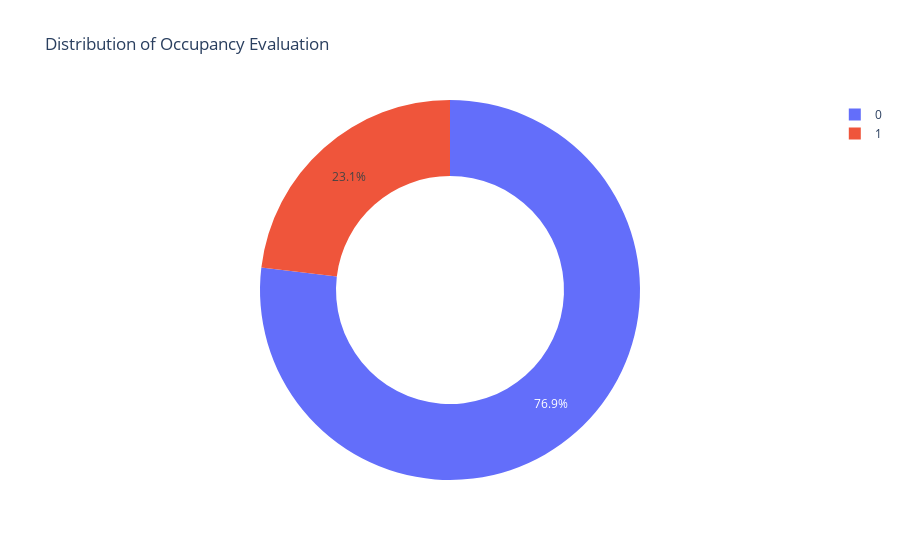

The cell this chart's notebook holds for it:
### Code cell
fig = {
  "data": [
    {
      "values": [15810,4750],
      "labels": [
        "0",
        "1",
      ],
      "domain": {"column": 0},
      "name": "Occupancy Evaluation",
      "hoverinfo":"label+percent+name",
      "hole": .6,
      "type": "pie"
    }],
  "layout": {
        "title":"Distribution of Occupancy Evaluation",
        "grid": {"rows": 1, "columns": 1},
        "annotations": [
            {
                "font": {
                    "size": 36
                },
                "showarrow": False,
                "text": "",
                "x": 0.5,
                "y": 0.5
            }
        ]
    }
}
py.iplot(fig, filename='cars_donut')

### Figure 1 — Plotly figure (JSON) as saved in the notebook; plotly's stock layout.template omitted (floating-point values rounded to 4 significant figures)
{"data": [{"domain": {"column": 0}, "hole": 0.6, "hoverinfo": "label+percent+name", "labels": ["0", "1"], "name": "Occupancy Evaluation", "type": "pie", "values": [15810, 4750]}], "layout": {"annotations": [{"font": {"size": 36}, "showarrow": false, "text": "", "x": 0.5, "y": 0.5}], "grid": {"columns": 1, "rows": 1}, "title": {"text": "Distribution of Occupancy Evaluation"}}}
